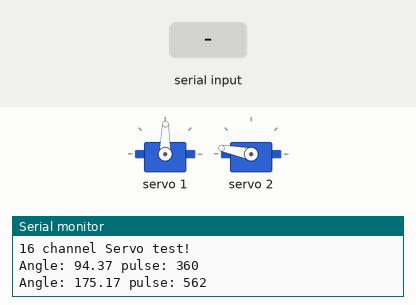
This sketch was run on a simulated ESP32. Parts: 2 × servo, the last lines printed to the serial monitor. The test bench sets the inputs (shaded band). Nothing arrives over Bluetooth unless stated.

Above: at 3.2 s.
3.3 s: "4" received over the second serial link
At 4.11 s:
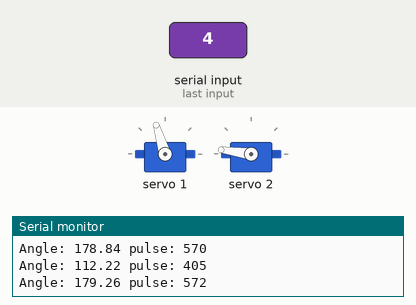
At 5.89 s:
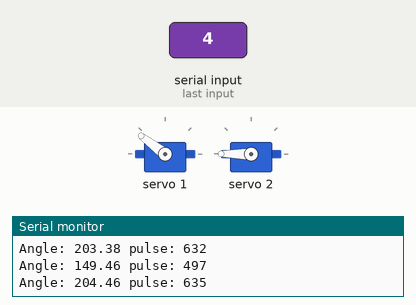
6.3 s: "1" received over the second serial link
9.3 s: "2" received over the second serial link
12.3 s: "3" received over the second serial link
15.3 s: "5" received over the second serial link
At 15.88 s:
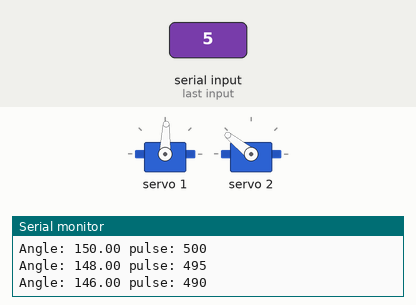
18.3 s: "4" received over the second serial link
At 21.81 s:
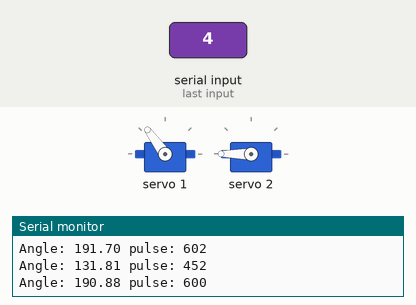
Timing chart, 0 to 26.0 s (numbered marks = the images above; inputs shaded):
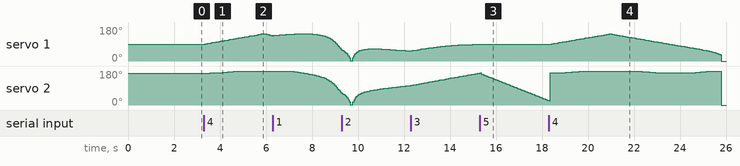

The sketch:

IK_calculator.ino
```cpp
#include <Wire.h>
#include <Adafruit_PWMServoDriver.h>
#include "BluetoothSerial.h"

#if !defined(CONFIG_BT_ENABLED) || !defined(CONFIG_BLUEDROID_ENABLED)
#error Bluetooth is not enabled! Please run `make menuconfig` to and enable it
#endif

BluetoothSerial SerialBT;

Adafruit_PWMServoDriver pwm = Adafruit_PWMServoDriver();

#define SERVOMIN  125 // this is the 'minimum' pulse length count (out of 4096)
#define SERVOMAX  575 // this is the 'maximum' pulse length count (out of 4096)

// our servo # counter
//uint8_t servonum = 0;
double x=97, y=105, z=0, L1=105, L2=97;

int M1 = 90, M2 = 90, M3 = 170, input =0;

void setup() {
Serial.begin(9600);
  SerialBT.begin("ESP32test"); //Bluetooth device name
  Serial.println("The device started, now you can pair it with bluetooth!");
  Serial.println("16 channel Servo test!");

  pwm.begin();
  pwm.setPWMFreq(60);  // Analog servos run at ~60 Hz updates

  moveToPos( x, y, z, L1);

/*pwm.setPWM(0, 0, angleToPulse(M1) );
pwm.setPWM(1, 0, angleToPulse(M2) );
pwm.setPWM(2, 0, angleToPulse(M3) );*/

delay(2000);


}

void loop() {


 if (Serial.available()) {
    SerialBT.write(Serial.read());
  }
  if (SerialBT.available()) {
   input = SerialBT.read();
   Serial.write(input);
   Serial.println();

    }
if (input=='4'){
    delay(20);
        x -=2;
        moveToPos( x, y, z, L1);
      }
    else if (input=='2'){
   delay(20);
        x +=2;
        moveToPos( x, y, z, L1);
    }
  else if (input=='1'){
   delay(20);
        y -=2;
        moveToPos( x, y, z, L1);
    }
    else if (input=='3'){
   delay(20);
        y +=2;
        moveToPos( x, y, z, L1);
    }
    else if (input=='5'){
   delay(20);
        pwm.setPWM(2, 0, angleToPulse(M3));
        M3 -=2;
    }
    else if (input=='6'){
   delay(20);
        pwm.setPWM(2, 0, angleToPulse(M3));
        M3 +=2;
    }
  delay(20);
}

int angleToPulse(double ang){
   int pulse = map(ang,0, 180, SERVOMIN,SERVOMAX);// map angle of 0 to 180 to Servo min and Servo max
  Serial.print("Angle: ");Serial.print(ang);
   Serial.print(" pulse: ");Serial.println(pulse);
   return (int)pulse;}

void moveToPos(double x, double y, double z, double L1) {
   double b = atan2(z,x) * (180 / 3.1415); // base angle

  double l = sqrt(x*x + z*z); // x and z extension

  double h = sqrt (l*l + y*y);

  double phi = atan(y/l) * (180 / 3.1415);

  double theta = acos((h/2)/L1) * (180 / 3.1415);

  double a1 = phi + theta; // angle for first part of the arm
  double a2 = phi - theta; // angle for second part of the arm

  moveToAngle(b,a1,a2);
}

void moveToAngle(double b, double a1, double a2) {

  pwm.setPWM(1, 0, angleToPulse(a1));
  pwm.setPWM(2, 0, angleToPulse(a2+175));
}
```

Measured:
- after the input at 3.3 s, servo 1: rises from 89° to 143° in 2.5 s, then falls to 135° in 0.49 s; servo 2: moves from 169° to 180° over 1.2 s, starting after 0.28 s
- after the input at 15.3 s, servo 1: stays 88° (without the input it goes to 87° after 0.27 s)
- after the input at 18.3 s, servo 1: rises from 88° to 143° in 2.6 s, then falls to 0° in 4.9 s
